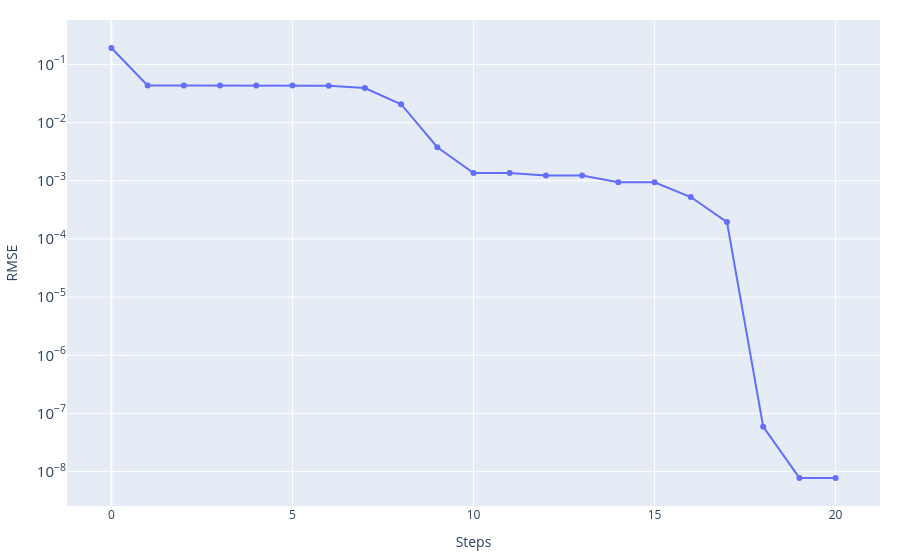
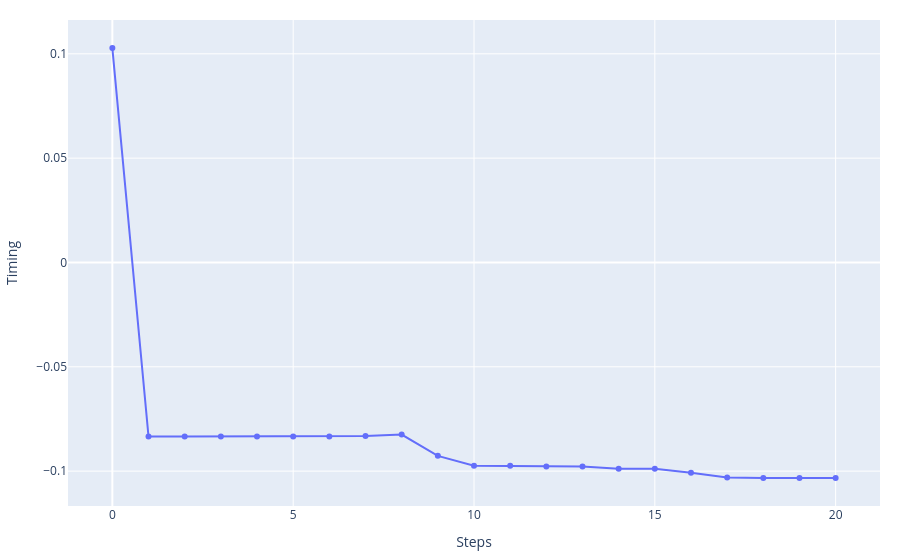
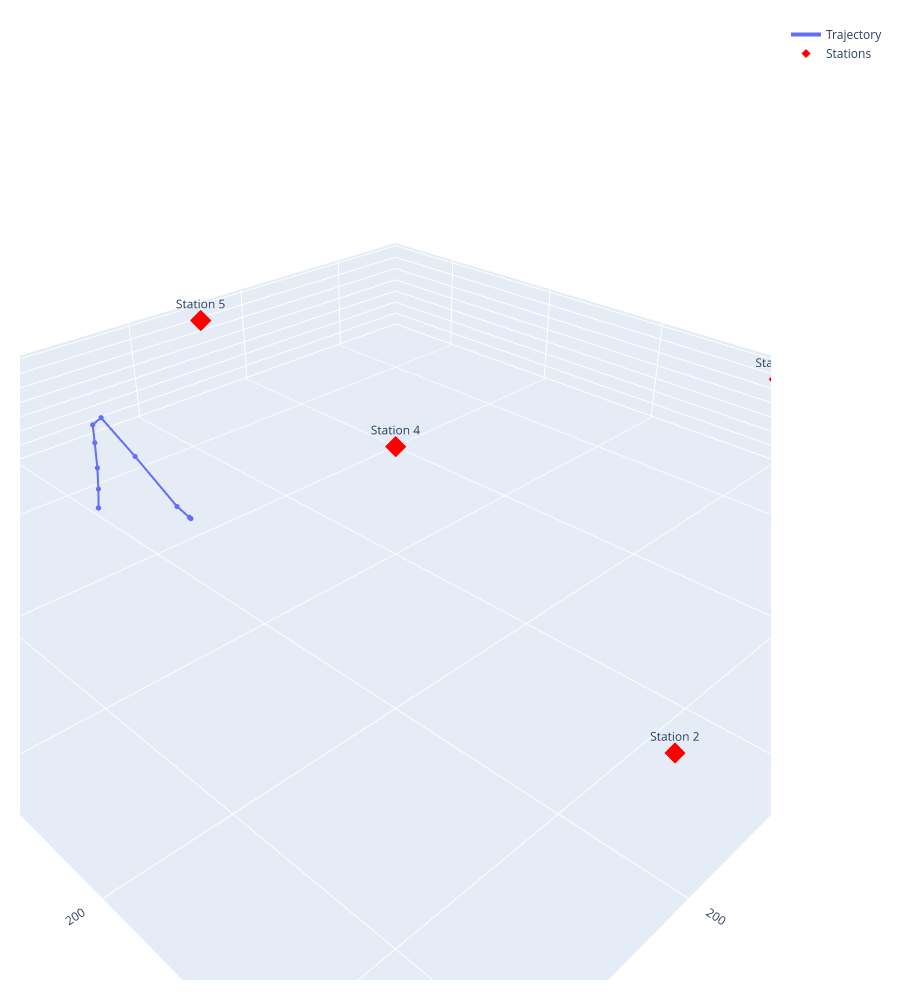

The code cell stored with these charts, in order, in its notebook:
### Code cell
event_best_GN, history_GN, cost_story_GN, misfit_fin_GN = Gauss_Newton.Gauss_Newton(
    stations=stations_norm,
    event_test=np.copy(event_ini),
    n_iteration=1_000,
    steps=np.array([1.0, 1.0, 1.0, 0.0005]),
    vp=vp)

print('Best fitt with:')
print(f'\t- RMSE = {misfit_fin_GN}')
print(f'\t- Event = {event_best_GN}')

_ = graphics.history_2d(cost_story_GN, 'RMSE', log_y=True)
_ = graphics.history_2d(history_GN[:, 3], 'Timing')
_ = graphics.history_3d(history_GN[:, :3], stations_norm)

### Figure 1 — Plotly figure (JSON) as saved in the notebook; plotly's stock layout.template omitted (floating-point values rounded to 4 significant figures)
{"data": [{"mode": "lines+markers", "name": "RMSE", "type": "scatter", "x": [0, 1, 2, 3, 4, 5, 6, 7, 8, 9, 10, 11, 12, 13, 14, 15, 16, 17, 18, 19, 20], "y": [0.1912, 0.04355, 0.04355, 0.04355, 0.04354, 0.0435, 0.04306, 0.03918, 0.0207, 0.003773, 0.001358, 0.001358, 0.001228, 0.001228, 0.000942, 0.000942, 0.0005256, 0.0001946, 5.929e-08, 7.775e-09, 7.775e-09]}], "layout": {"hovermode": "x unified", "margin": {"b": 20, "l": 20, "r": 20, "t": 20}, "title": {}, "xaxis": {"showgrid": true, "title": {"text": "Steps"}}, "yaxis": {"exponentformat": "power", "showgrid": true, "title": {"text": "RMSE"}, "type": "log"}}}

### Figure 2 — Plotly figure (JSON) as saved in the notebook; plotly's stock layout.template omitted (floating-point values rounded to 4 significant figures)
{"data": [{"mode": "lines+markers", "name": "Timing", "type": "scatter", "x": [0, 1, 2, 3, 4, 5, 6, 7, 8, 9, 10, 11, 12, 13, 14, 15, 16, 17, 18, 19, 20], "y": [0.1028, -0.08339, -0.08341, -0.08341, -0.08341, -0.08341, -0.08338, -0.08314, -0.08246, -0.09267, -0.09742, -0.09742, -0.09779, -0.09779, -0.09886, -0.09886, -0.1008, -0.103, -0.1033, -0.1033, -0.1033]}], "layout": {"hovermode": "x unified", "margin": {"b": 20, "l": 20, "r": 20, "t": 20}, "title": {}, "xaxis": {"showgrid": true, "title": {"text": "Steps"}}, "yaxis": {"exponentformat": "power", "showgrid": true, "title": {"text": "Timing"}, "type": "linear"}}}

### Figure 3 — Plotly figure (JSON) as saved in the notebook; plotly's stock layout.template omitted (floating-point values rounded to 4 significant figures)
{"data": [{"customdata": ["0", "1", "2", "3", "4", "5", "6", "7", "8", "9", "10", "11", "12", "13", "14", "15", "16", "17", "18", "19", "20"], "hovertemplate": "<b>Step %{customdata}</b><br>X: %{x:.2f}<br>Y: %{y:.2f}<br>Z: %{z:.2f}<extra></extra>", "line": {"width": 4}, "marker": {"size": 3}, "mode": "lines+markers", "name": "Trajectory", "type": "scatter3d", "x": [256.4, 256.4, 256.4, 256.4, 256.4, 256.4, 256.0, 251.7, 217.6, 185.5, 189.2, 189.2, 189.4, 189.4, 190.0, 190.0, 191.3, 192.9, 193.1, 193.1, 193.1], "y": [-36.26, -36.26, -36.26, -36.26, -36.29, -36.6, -39.63, -66.68, -193.4, -313.4, -329.2, -329.2, -329.9, -329.9, -331.2, -331.2, -334.0, -337.4, -337.8, -337.8, -337.8], "z": [-2.833, -2.833, -2.833, -2.833, -2.833, -2.834, -2.845, -2.943, -3.796, -7.121, -20.81, -20.81, -45.16, -45.16, -80.18, -80.18, -110.7, -138.7, -138.7, -138.7, -138.7]}, {"hovertemplate": "<b>%{text}</b><br>X: %{x:.2f}<br>Y: %{y:.2f}<br>Z: %{z:.2f}<extra></extra>", "marker": {"color": "red", "size": 7, "symbol": "diamond"}, "mode": "markers+text", "name": "Stations", "text": ["Station 1", "Station 2", "Station 3", "Station 4", "Station 5"], "textposition": "top center", "type": "scatter3d", "x": [-500.0, 200.0, 500.0, 0.0, -100.0], "y": [200.0, 500.0, -200.0, 0.0, -500.0], "z": [-10.0, -10.0, -10.0, 0.0, -10.0]}], "layout": {"height": 1000, "margin": {"b": 20, "l": 20, "r": 20, "t": 20}, "scene": {"aspectmode": "data", "camera": {"eye": {"x": 1.5, "y": 1.5, "z": 1.2}}, "xaxis": {"showgrid": true, "title": {"text": "X"}}, "yaxis": {"showgrid": true, "title": {"text": "Y"}}, "zaxis": {"showgrid": true, "title": {"text": "Z"}}}, "title": {}}}
